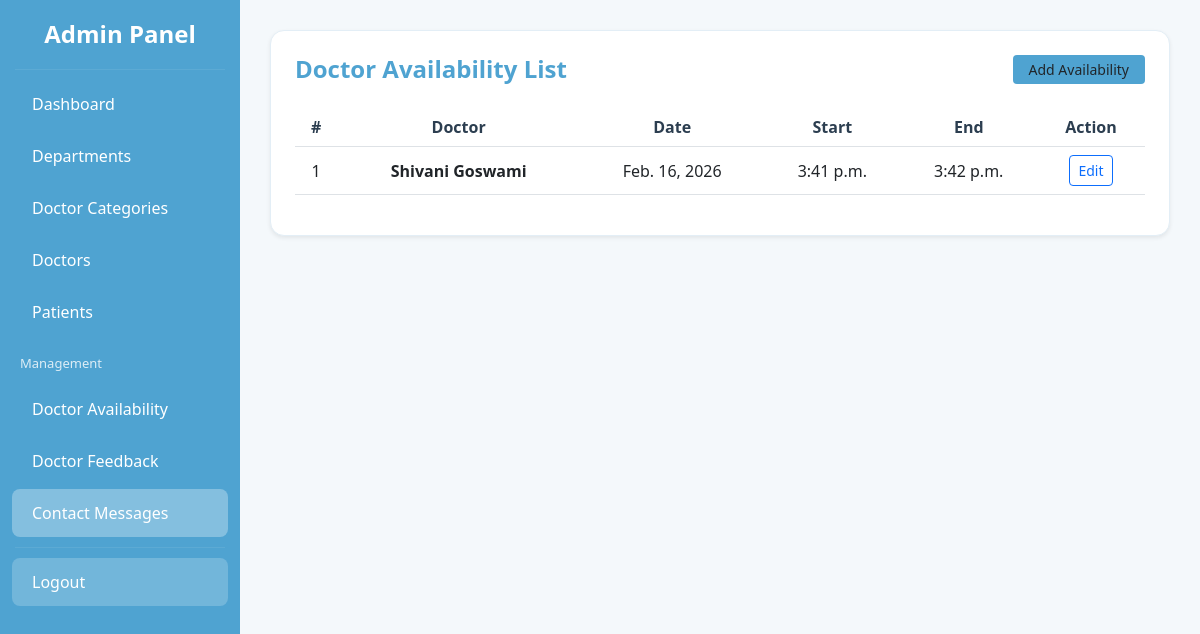
The app's page /availability_list/ (signed in) with its own data.
### app/models.py (models this page shows, shortened)
class DoctorAvailability(models.Model):
    doctor = models.ForeignKey(
        DoctorRegister,
        on_delete=models.CASCADE,
        related_name="availabilities"
    )
    available_date = models.DateField()
    start_time = models.TimeField()
    end_time = models.TimeField()
    created_at = models.DateTimeField(auto_now_add=True)

class DoctorRegister(models.Model):
    user = models.OneToOneField(User, on_delete=models.CASCADE)
    doctor_name = models.CharField(max_length=100)
    email = models.EmailField(unique=True)
    mobile = models.CharField(max_length=15)
    department = models.ForeignKey(Department, on_delete=models.CASCADE)
    category = models.ForeignKey(DoctorCategory, on_delete=models.CASCADE)
    qualification = models.CharField(max_length=100)
    experience = models.IntegerField()
    photo = models.ImageField(upload_to='doctor_photos/')
    certificate = models.FileField(upload_to='doctor_certificates/', null=True, blank=True)
    is_approved = models.BooleanField(default=False)   # ✅ NEW

### app/views.py (the view)
# urls.py: path('availability_list/', views.admin_availability_list, name='admin_availability_list'),
@login_required(login_url="admin_login")
def admin_availability_list(request):
    availabilities = DoctorAvailability.objects.select_related('doctor').order_by('-available_date')
    return render(request, 'admin/availability_list.html', {
        'availabilities': availabilities
    })

### app/templates/admin/availability_list.html (shortened to what this page needs)
{% include "admin/sidebar.html" %}
<link href="https://cdn.jsdelivr.net/npm/bootstrap@5.3.0/dist/css/bootstrap.min.css" rel="stylesheet">
<div class="main-content">
    <div class="card card-custom shadow-sm p-4">
        <div class="d-flex justify-content-between align-items-center mb-4">
            <h4 class="page-title mb-0">Doctor Availability List</h4>
            <a href="{% url 'add_doctor_availability' %}" class="btn btn-main btn-sm px-3">
                Add Availability
            </a>
        </div>
        <div class="table-responsive">
            <table class="table table-hover align-middle text-center">
                <thead>
                    <tr>
                        <th>#</th>
                        <th>Doctor</th>
                        <th>Date</th>
                        <th>Start</th>
                        <th>End</th>
                        <th>Action</th>
                    </tr>
                </thead>
                <tbody>
                    {% for a in availabilities %}
                    <tr>
                        <td>{{ forloop.counter }}</td>
                        <td class="fw-semibold">{{ a.doctor.doctor_name }}</td>
                        <td>{{ a.available_date }}</td>
                        <td>{{ a.start_time }}</td>
                        <td>{{ a.end_time }}</td>
                        <td>
                            <a href="{% url 'edit_doctor_availability' a.id %}"
                               class="btn btn-sm btn-outline-primary">
                                Edit
                            </a>
                        </td>
                    </tr>
                    {% empty %}
                    <tr>
                        <td colspan="6" class="text-muted py-4">
                            No availability found
                        </td>
                    </tr>
                    {% endfor %}
                </tbody>
            </table>
        </div>
    </div>
</div>

### app/templates/admin/availability_list.html (style rules this page uses)
.main-content { margin-left:240px; padding:30px; }
.card-custom { background:var(--card); border-radius:14px; border:1px solid var(--border); }
.page-title { font-weight:600; color:var(--main); }
.table thead { background:#eaf4fb; }
.table th { font-weight:600; color:#2c3e50; }
.btn-main { background:var(--main); border:none; }

### records on screen
DoctorAvailability: doctor.doctor_name "Shivani Goswami", available_date "Feb. 16, 2026", start_time "3:41 p.m.", end_time "3:42 p.m."
